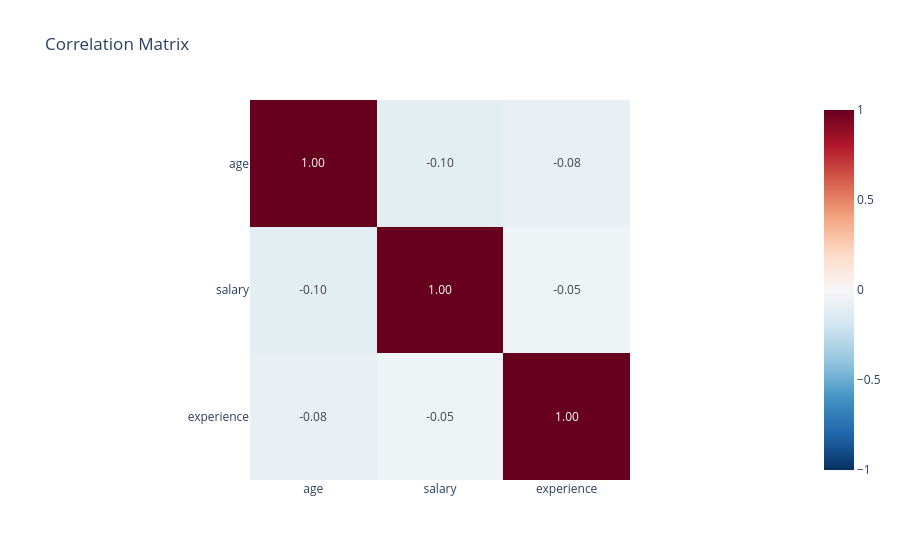

The cell this chart's notebook holds for it:
### Code cell
# --- Heatmap (correlation matrix — critical for feature selection) ---
# compute correlation matrix — every feature vs every other feature
# result is a 3×3 DataFrame where each cell = correlation coefficient
corr = df[['age', 'salary', 'experience']].corr()

fig = px.imshow(
    corr,
    text_auto='.2f',              # automatically show values on each cell, 2 decimal places
    color_continuous_scale='RdBu_r',  # red = positive correlation, blue = negative
    zmin=-1, zmax=1,              # fix color scale to full range [-1, 1]
                                  # without this, scale adjusts to your data range
                                  # e.g. if max corr is 0.3, red would mean 0.3 not 1.0
    title='Correlation Matrix'
)
fig.show()

### Figure 1 — Plotly figure (JSON) as saved in the notebook; plotly's stock layout.template omitted (floating-point values rounded to 4 significant figures)
{"data": [{"coloraxis": "coloraxis", "hovertemplate": "x: %{x}<br>y: %{y}<br>color: %{z}<extra></extra>", "name": "0", "texttemplate": "%{z:.2f}", "type": "heatmap", "x": ["age", "salary", "experience"], "xaxis": "x", "y": ["age", "salary", "experience"], "yaxis": "y", "z": [[1.0, -0.1029, -0.0778], [-0.1029, 1.0, -0.04946], [-0.0778, -0.04946, 1.0]]}], "layout": {"coloraxis": {"autocolorscale": false, "cmax": 1, "cmin": -1, "colorscale": [[0, "rgb(5,48,97)"], [0.1, "rgb(33,102,172)"], [0.2, "rgb(67,147,195)"], [0.3, "rgb(146,197,222)"], [0.4, "rgb(209,229,240)"], [0.5, "rgb(247,247,247)"], [0.6, "rgb(253,219,199)"], [0.7, "rgb(244,165,130)"], [0.8, "rgb(214,96,77)"], [0.9, "rgb(178,24,43)"], [1, "rgb(103,0,31)"]]}, "title": {"text": "Correlation Matrix"}, "xaxis": {"anchor": "y", "constrain": "domain", "domain": [0, 1], "scaleanchor": "y"}, "yaxis": {"anchor": "x", "autorange": "reversed", "constrain": "domain", "domain": [0, 1]}}}
